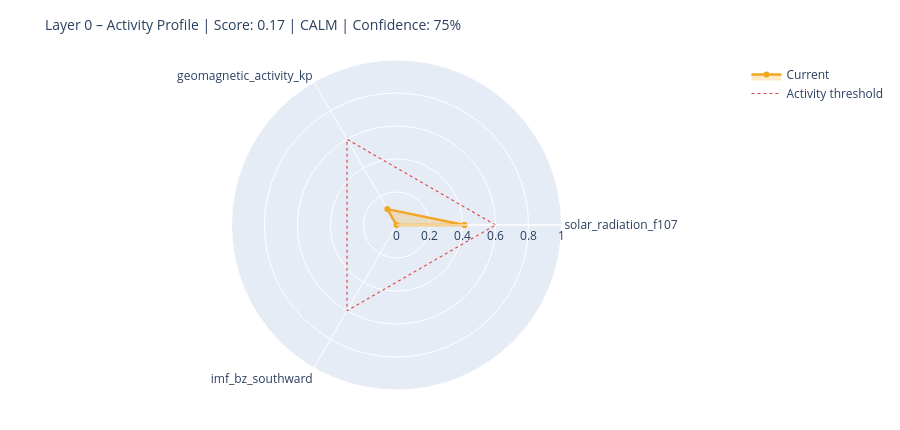

The code cell stored with this chart in its notebook:
### Markdown cell above
---
## 6. State Assessment & Handoff to Layer 1

### Code cell
# ============================================================
# STEP 1 – Collect raw values with source modes
# Mode: 'primary' | 'fallback_3h' | 'last_valid' | 'missing'
# ============================================================

def safe_last(df, col):
    if df is None or col not in df.columns: return None
    s = df[col].dropna()
    return float(s.iloc[-1]) if not s.empty else None

f107_now = safe_last(df_f107, 'f10.7')
bz_now   = safe_last(df_mag,  'bz_gsm')
kp_now   = safe_last(df_kp,   'kp')
sw_now   = safe_last(df_sw,   'speed')

source_modes = {
    'F10.7':    'primary'  if f107_now is not None else 'missing',
    'Kp':       'primary'  if kp_now   is not None else 'missing',
    'IMF_Bz':   'primary'  if bz_now   is not None else 'missing',
    'SW_speed': 'primary'  if sw_now   is not None else 'missing',
}

# Kp Fallback – 3h endpoint
if kp_now is None:
    try:
        r = requests.get(
            'https://services.swpc.noaa.gov/json/noaa-planetary-k-index.json',
            timeout=10)
        r.raise_for_status()
        fb = pd.DataFrame(r.json())
        tc = next((c for c in fb.columns if 'time' in c.lower()), fb.columns[0])
        kc = next((c for c in fb.columns if 'kp' in c.lower() and c != tc), None)
        if kc:
            fb[kc] = fb[kc].astype(str).str.extract(r'([0-9]+(?:\.[0-9]*)?)')[0]
            fb[kc] = pd.to_numeric(fb[kc], errors='coerce')
            fb = fb[fb[kc] >= 0].dropna(subset=[kc])
            if not fb.empty:
                kp_now = float(fb[kc].iloc[-1])
                source_modes['Kp'] = 'fallback_3h'
                print(f'  Kp fallback (3h): {kp_now:.1f}')
    except Exception as e:
        print(f'  Kp fallback failed: {e}')

# Solar Wind Fallback – last valid value
if sw_now is None and df_sw is not None and 'speed' in df_sw.columns:
    s = df_sw['speed'].dropna()
    if not s.empty:
        sw_now = float(s.iloc[-1])
        source_modes['SW_speed'] = 'last_valid'
        print(f'  SW fallback (last_valid): {sw_now:.0f} km/s')

print()
print('Source modes:', source_modes)

# ============================================================
# STEP 2 – Score from available components only
# ============================================================

def norm(v, lo, hi):
    if v is None: return None
    return max(0.0, min(1.0, (v - lo) / (hi - lo)))

COMPONENTS = {
    'solar_radiation_f107':    (f107_now, norm(f107_now, 60, 250)),
    'geomagnetic_activity_kp': (kp_now,   norm(kp_now,   0,   9)),
    'imf_bz_southward':        (bz_now,   norm(-(bz_now or 0) if bz_now else None, -5, 30)
                                           if bz_now is not None else None),
    'solar_wind_speed':        (sw_now,   norm(sw_now, 300, 800)),
}

available   = {k: v[1] for k, v in COMPONENTS.items() if v[1] is not None}
unavailable = [k for k, v in COMPONENTS.items() if v[1] is None]

layer0_score = round(sum(available.values()) / len(available), 4) if available else None
confidence   = round(len(available) / len(COMPONENTS), 2)

level = ('unknown'  if layer0_score is None
         else 'calm'     if layer0_score < 0.3
         else 'moderate' if layer0_score < 0.6
         else 'active')

# ============================================================
# STEP 3 – Dominant Driver
# ============================================================

def dominant_driver(kp, f107, bz, sw):
    candidates = []
    if kp   is not None and kp   >= 4:   candidates.append(('geomagnetic',    kp / 9))
    if sw   is not None and sw   >= 500:  candidates.append(('solar_wind',     sw / 800))
    if bz   is not None and bz   <= -5:   candidates.append(('imf_southward',  abs(bz) / 30))
    if f107 is not None and f107 >= 150:  candidates.append(('solar_radiation',f107 / 250))
    return max(candidates, key=lambda x: x[1])[0] if candidates else 'none'

driver = dominant_driver(kp_now, f107_now, bz_now, sw_now)

# ============================================================
# STEP 4 – Downstream expectations
# ============================================================

def downstream_expectation(driver, score, kp, bz, f107):
    exp = {
        'magnetosphere':        'calm',
        'ionosphere':           'calm',
        'schumann_resonance':   'unchanged',
        'lithosphere_currents': 'low',
    }
    if driver == 'geomagnetic' or (kp and kp >= 5):
        exp['magnetosphere']        = 'compressed / storm'
        exp['ionosphere']           = 'elevated disturbance (TEC variability)'
        exp['schumann_resonance']   = 'elevated amplitude possible'
        exp['lithosphere_currents'] = 'elevated induction currents'
    elif driver == 'imf_southward' or (bz and bz <= -5):
        exp['magnetosphere']        = 'energy coupling active'
        exp['ionosphere']           = 'elevated electron density possible'
        exp['schumann_resonance']   = 'slight modulation possible'
    elif driver == 'solar_radiation' or (f107 and f107 >= 150):
        exp['ionosphere']           = 'elevated ionization (F-layer)'
        exp['schumann_resonance']   = 'slightly elevated background activity'
    return exp

downstream = downstream_expectation(driver, layer0_score, kp_now, bz_now, f107_now)

# ============================================================
# CONSOLE OUTPUT
# ============================================================

W = 58
print('=' * W)
print('LAYER 0 – STATE ASSESSMENT')
print('=' * W)
for name, (raw_v, score_v) in COMPONENTS.items():
    if score_v is not None:
        bar = '█' * int(score_v * 20) + '░' * (20 - int(score_v * 20))
        print(f'  {name:<35}  {bar}  {score_v:.2f}')
    else:
        print(f'  {name:<35}  {"─" * 20}  n/a')
print('-' * W)
print(f'  Score ({len(available)}/{len(COMPONENTS)} components):  {layer0_score:.3f}')
print(f'  Confidence:         {confidence:.0%}')
print(f'  Level:              {level.upper()}')
print(f'  Dominant Driver:    {driver}')

# Radar chart
cats = list(available.keys())
vals = list(available.values())
if len(cats) >= 3:
    fig = go.Figure()
    fig.add_trace(go.Scatterpolar(
        r=vals + [vals[0]], theta=cats + [cats[0]],
        fill='toself', fillcolor='rgba(242,166,35,0.25)',
        line=dict(color='#F2A623', width=2.5), name='Current'
    ))
    fig.add_trace(go.Scatterpolar(
        r=[0.6] * (len(cats) + 1), theta=cats + [cats[0]],
        line=dict(color='#E24B4A', dash='dot', width=1.2),
        mode='lines', name='Activity threshold'
    ))
    fig.update_layout(
        title=dict(text=f'Layer 0 – Activity Profile | Score: {layer0_score:.2f} | {level.upper()} | Confidence: {confidence:.0%}',
                   font=dict(size=14)),
        polar=dict(radialaxis=dict(visible=True, range=[0, 1])),
        height=430, showlegend=True,
        margin=dict(l=60, r=60, t=60, b=40)
    )
    fig.show()

### Figure 1 — Plotly figure (JSON) as saved in the notebook; plotly's stock layout.template omitted (floating-point values rounded to 4 significant figures)
{"data": [{"fill": "toself", "fillcolor": "rgba(242,166,35,0.25)", "line": {"color": "#F2A623", "width": 2.5}, "name": "Current", "r": [0.4116, 0.1111, 0.0, 0.4116], "theta": ["solar_radiation_f107", "geomagnetic_activity_kp", "imf_bz_southward", "solar_radiation_f107"], "type": "scatterpolar"}, {"line": {"color": "#E24B4A", "dash": "dot", "width": 1.2}, "mode": "lines", "name": "Activity threshold", "r": [0.6, 0.6, 0.6, 0.6], "theta": ["solar_radiation_f107", "geomagnetic_activity_kp", "imf_bz_southward", "solar_radiation_f107"], "type": "scatterpolar"}], "layout": {"height": 430, "margin": {"b": 40, "l": 60, "r": 60, "t": 60}, "polar": {"radialaxis": {"range": [0, 1], "visible": true}}, "showlegend": true, "title": {"font": {"size": 14}, "text": "Layer 0 – Activity Profile | Score: 0.17 | CALM | Confidence: 75%"}}}
